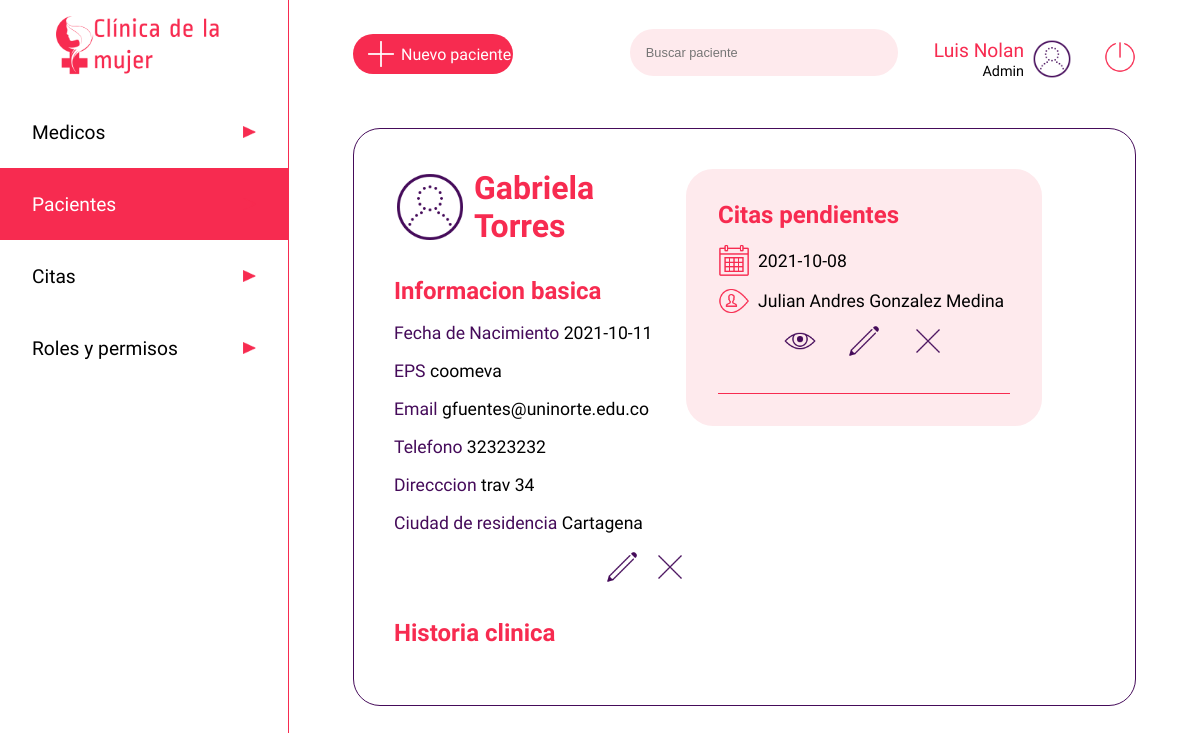
Before: /paciente/45425474 (signed in) with the older database file.
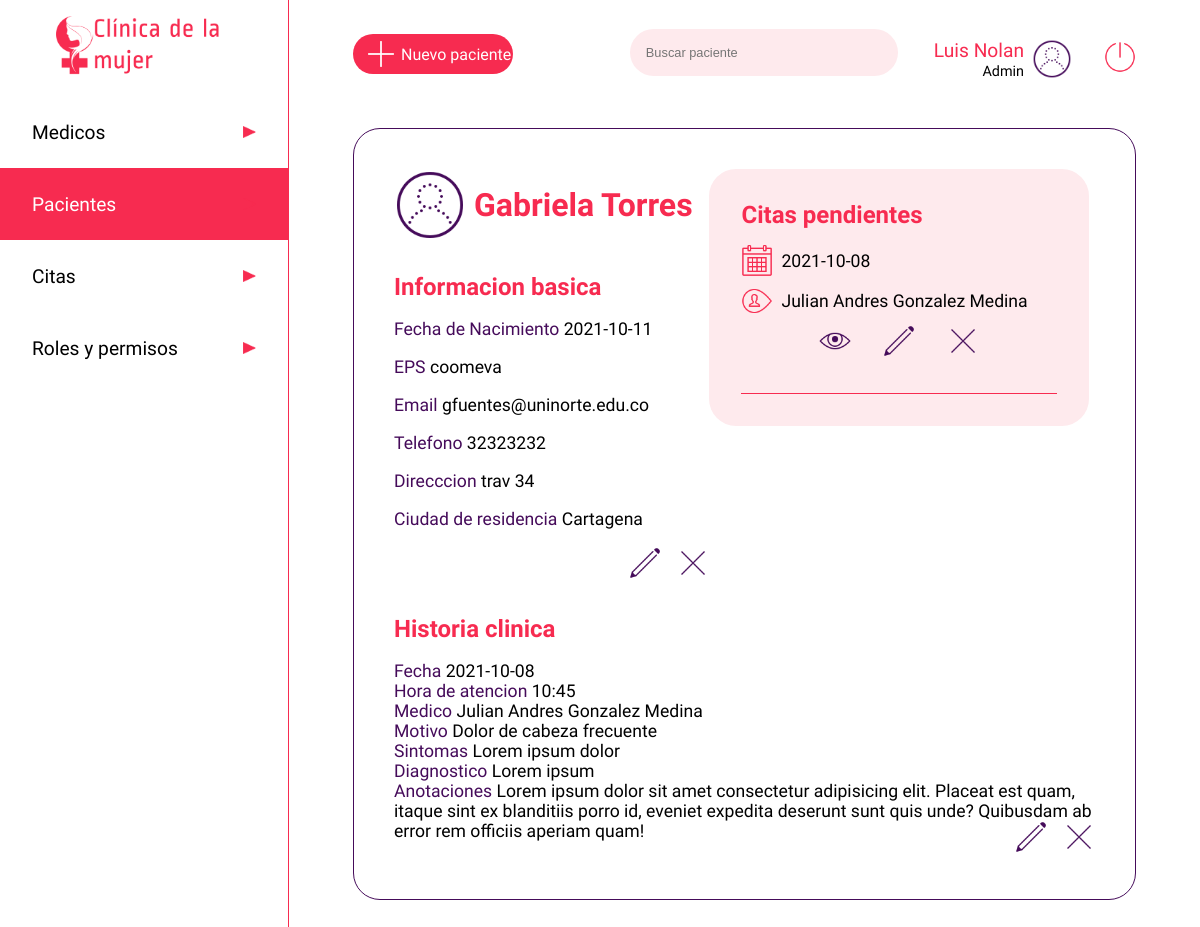
After: the same page with the newer database file.
### app.py (models this page shows, shortened)
class citas(db.Model):
    __tablename__ = 'citas'
    cita_id=db.Column(db.Integer, primary_key=True)
    medico_id = db.Column(db.Integer, nullable=False)
    paciente_id = db.Column(db.Integer, nullable=False)
    fecha = db.Column(db.String)
    motivo = db.Column(db.String(500))
    estado = db.Column(db.Boolean)
    hora_atencion = db.Column(db.String)
    sintomas = db.Column(db.String)
    diagnostico = db.Column(db.String)
    anotaciones = db.Column(db.String)
    calificacion = db.Column(db.Integer)
    calificacion_obs = db.Column(db.String)

class users(db.Model):
    __tablename__ = 'users'
    cedula = db.Column(db.Integer, primary_key=True)
    nombre=db.Column(db.String)
    apellido=db.Column(db.String)
    nacimiento=db.Column(db.String)
    eps=db.Column(db.String)
    email=db.Column(db.String, unique=True)
    telefono=db.Column(db.Integer)
    dir=db.Column(db.String)
    ciudad=db.Column(db.String)
    password=db.Column(db.String)
    rol =db.Column(db.String)
    especialidad = db.Column(db.String)
    estado = db.Column(db.Boolean)

### app.py (the view)
@app.route('/paciente/<user>', methods=['GET'])
def view_paciente(user):
    if 'usuarioIngresado' in session:
        paciente = users.query.filter_by(cedula=user).first()
        usuario = users.query.filter_by(cedula=int(session['usuarioIngresado'])).first()
        medicos = users.query.filter_by(rol='medico')
        citass = citas.query.filter_by(paciente_id=user).all()
        return render('userpaciente.html', data=paciente, row=usuario, listamedicos=medicos,  cita=citass)
    else:
        return render('acceso-denegado.html')

### templates/userpaciente.html (shortened to what the changed rows need)
<!DOCTYPE html>
<html lang="es">
<head>
    <link rel="stylesheet" type="text/css" href="{{ url_for('static', filename='css/users.css')}}">
</head>
<body>
    <main class="main">
        <div class="cuerpo">
            <div class="pacienteperfil">
                <div class="perfilcitas">
                    <div class="contenedorperfil">
                        <div class="userperf">
                            <h1 class="username">{{data.nombre}} {{data.apellido}}</h1>
                        </div>
                        <div class="userinfo">
                            <h2 class="infotitle">Informacion basica</h2><br>
                            <span style="color:#450B5A">Fecha de Nacimiento </span><span style="color:#000000">{{data.nacimiento}}</span> <br><br>
                            <span style="color:#450B5A">EPS </span><span style="color:#000000">{{data.eps}}</span> <br><br>
                            <span style="color:#450B5A">Email </span><span style="color:#000000">{{data.email}}</span><br><br>
                            <span style="color:#450B5A">Telefono </span><span style="color:#000000">{{data.telefono}}</span> <br><br>
                            <span style="color:#450B5A">Direcccion </span><span style="color:#000000">{{data.dir}}</span> <br><br>
                            <span style="color:#450B5A">Ciudad de residencia </span><span style="color:#000000">{{data.ciudad}}</span> <br><br>
                        </div>
                    </div>
                    <div class="contenedorcitas">
                        <h2 class="infotitle">Citas pendientes</h1>
                            {% for c in cita %}
                            <div class="infocita">
                                <div class="diahora">
                                    <img src="{{ url_for('static', filename='images/calendar_100px.png')}}" class="calendarwatch" alt=""><span>{{ c.fecha }}</span>
                                </div>
                                <div class="diahora">
                                    <img src="{{ url_for('static', filename='images/username_100px.png')}}" class="calendarwatch" alt="">
                                    {% for l in listamedicos %}
                                        {% if c.medico_id == l.cedula %}
                                            <span>{{l.nombre}} {{l.apellido}}</span>
                                        {% endif %}
                                    {% endfor %}
                                </div>
                                <div class="contenedortbtn">
                                    <a href="/listado-citas/{{ c.cita_id }}"><img src="{{ url_for('static', filename='images/eye_100px.png')}}" class="btned" alt=""></a>
                                    <a href="/listado-citas/{{ c.cita_id }}/editar"><img src="{{ url_for('static', filename='images/edit_100px.png')}}" class="btned" alt=""></a>
                                    <a href="/listado-citas/{{ c.cita_id }}/eliminar"><img src="{{ url_for('static', filename='images/delete_100px.png')}}" class="btned" alt=""></a>
                                </div>
                            </div>
                            {% endfor %}
                        <hr color="#F72B50" size="0.5rem">
                    </div>
                </div>
                <div class="userhistoria">
                    <h2 class="infotitle">Historia clinica</h2><br>
                    {% for c in cita %}
                    {% if c.estado == 1%}
                    <div class="detallehistoria">
                        <span style="color:#450B5A">Fecha </span><span>{{c.fecha}}</span> <br>
                        <span style="color:#450B5A">Hora de atencion </span><span>{{c.hora_atencion}}</span> <br>
                        <span style="color:#450B5A">Medico </span>
                        <span>
                            {% for l in listamedicos %}
                            {% if c.medico_id == l.cedula %}
                                <span>{{l.nombre}} {{l.apellido}}</span>
                            {% endif %}
                            {% endfor %}
                        </span> <br>
                        <span style="color:#450B5A">Motivo </span><span>{{c.motivo}}</span> <br>
                        <span style="color:#450B5A">Sintomas </span><span>{{c.sintomas}}</span> <br>
                        <span style="color:#450B5A">Diagnostico </span><span>{{c.diagnostico}}</span> <br>
                        <span style="color:#450B5A">Anotaciones </span><span>{{c.anotaciones}}</span>
                        <div class="contenedordbtn">
                            <a href="/historia-clinica/{{ c.cita_id }}/editar"><img src="{{ url_for('static', filename='images/edit_100px.png')}}" class="btned" alt=""></a>
                            <a href="/historia-clinica/{{ c.cita_id }}/eliminar"><img src="{{ url_for('static', filename='images/delete_100px.png')}}" class="btned" alt=""></a>
                        </div>
                    </div> <br>
                    {% endif %}
                    {% endfor %}
                </div>
            </div>
    </main>
</body>
</html>

Changed rows visible on the page:
now on one of the page's lists (row edited): citas: fecha "2021-10-08", hora_atencion "10:45", motivo "Dolor de cabeza frecuente", sintomas "Lorem ipsum dolor", diagnostico "Lorem ipsum", anotaciones "Lorem ipsum dolor sit amet consectetur adipisicing elit. Placeat est quam, itaque sint ex blanditiis porro id, eveniet expedita deserunt sunt quis unde? Quibusdam ab error rem officiis aperiam quam!"
changed citas: gains users (nombre "Julian Andres", apellido "Gonzalez Medina")
